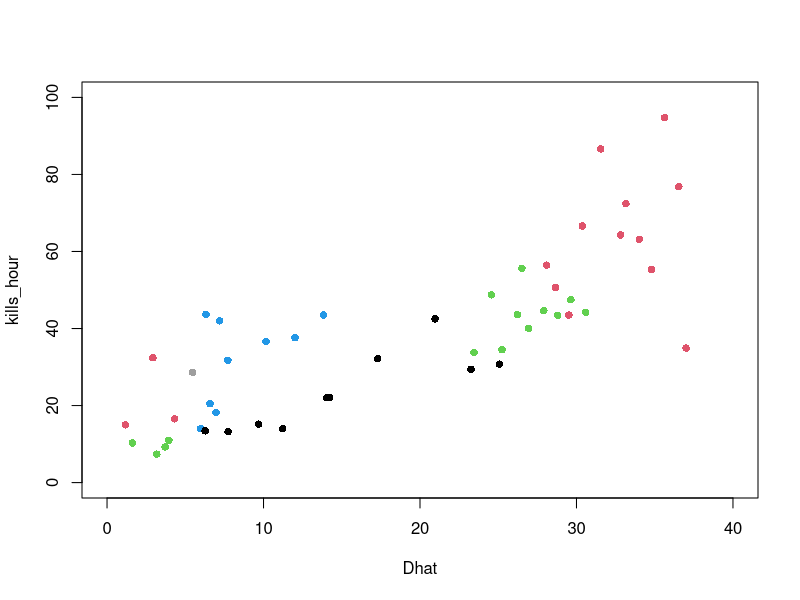
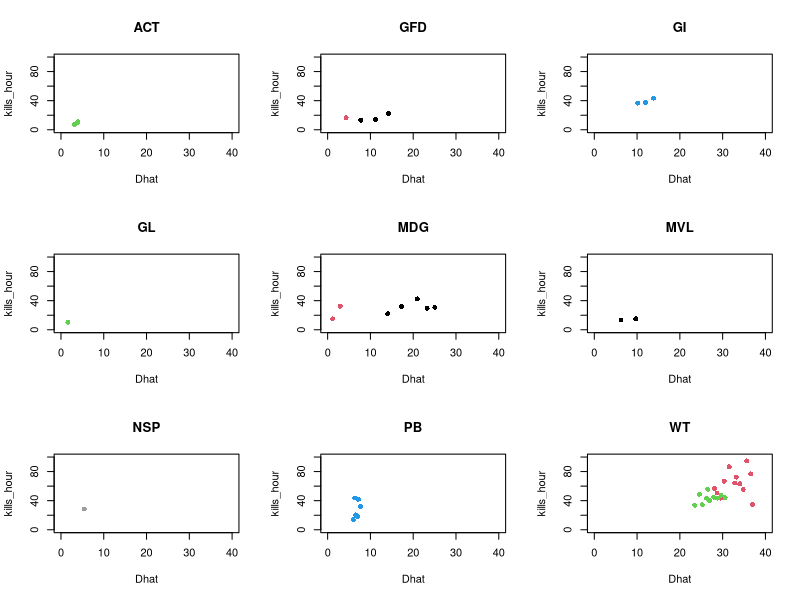

The R script that drew these images, in order:
################################################################################
# Filename: DataPrep.R

################################################################################

full_shoot <- read.csv("./Data/full_shoot_data.csv", header=TRUE)
grouped_shoot <- read.csv("./Data/grouped_shoot_data.csv", header=TRUE)


# Plot all data
par(mfrow=c(1,1))
with(full_shoot, {
  plot(Dhat, kills_hour, xlim=c(0, 40), ylim=c(0,100), pch=16, col=year)
})


# Generate list 
shoot_lst <- split(full_shoot, list(full_shoot$site))


par(mfrow=c(3,3))
lapply(shoot_lst,
       function(x) {
         with(x,{
          plot(Dhat, kills_hour, xlim=c(0, 40), ylim=c(0,100), pch=16, col=year)
          title(unique(x$site)) 
         })
           }
       )

################################################################################